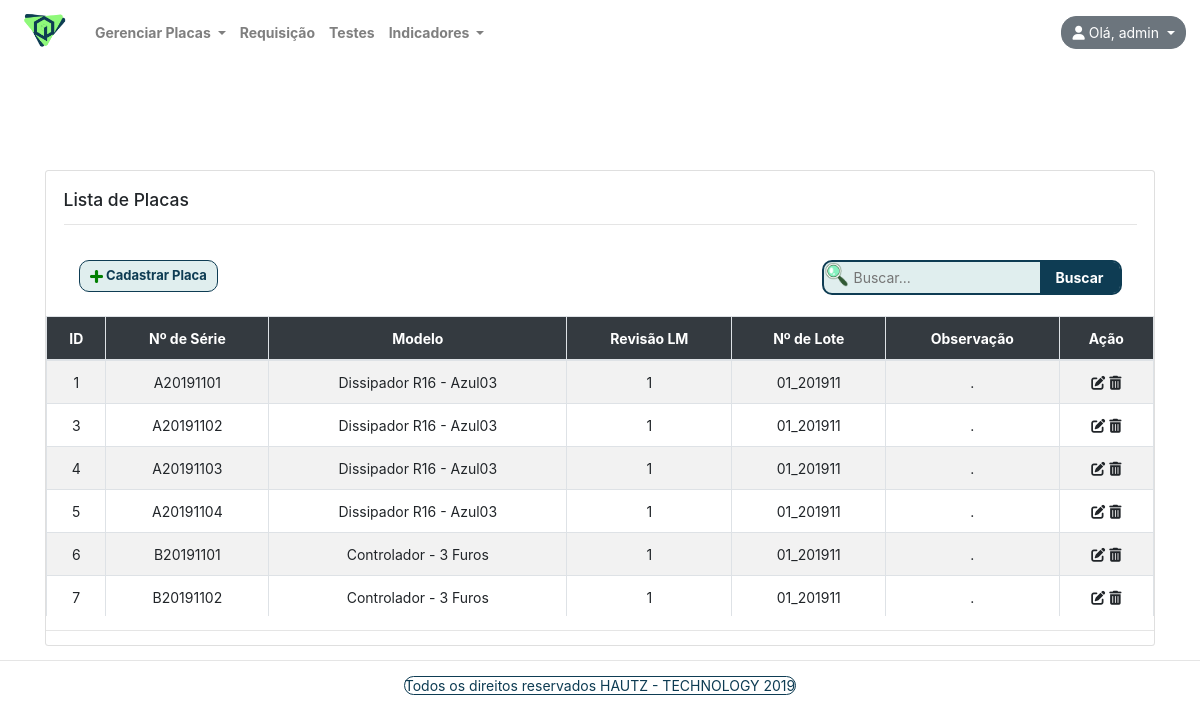
/placas/lista-placa/ (signed in), run on the app's committed database.
### contas/models/usuario.py (models this page shows, shortened)
class Usuario(AbstractBaseUser):
    username = models.CharField(
        "Nome de Usuário",
        max_length=120,
        unique=True
    )
    data_expiracao = models.DateField(
        "Data Expiração",
        null=True
    )
    tipo = models.CharField(
        "Tipo de Usuário",
        max_length=1,
        choices = TIPOS
    )
    objects = UsuarioManager()
    USERNAME_FIELD =  'username'
    REQUIRED_FIELDS = []
    def __str__(self):
        return self.username
    class Meta:
        db_table = 'USUARIO'

### placas/models/cadastro_placas.py (models this page shows, shortened)
class Cadastro_placas(models.Model):
    Numero_serie = models.CharField(
        'Número de série',
        max_length=120,
        unique=True
    )
    Modelo = models.ForeignKey(
        'placas.modelo_placas',
        related_name='modelo_placas_modelo',
        on_delete = models.PROTECT,
        null = True,
        limit_choices_to= {'Ativo': True} #Limita somente a modelos ativos
    )
    Revisao_lm = models.IntegerField(
        'Revisao LM'
    )
    Lote_numero = models.ForeignKey(
            'placas.cadastro_lote',
            related_name='Lote_numero_lote',
            on_delete = models.PROTECT,
            null=True,
            limit_choices_to= {'Ativo': True} #Limita somente a modelos ativos
        )
    Observacao = models.TextField(
        'Observação',
        blank=True
    )
    Ativo = models.BooleanField(
        'Placa Ativa',
        default=True
    )
    class Meta:
        db_table = 'CADASTRO_PLACAS'
        constraints = [
            models.UniqueConstraint(fields=['Numero_serie'], name="Constraint_placas")
        ]

### placas/models/modelo_placas.py (models this page shows)
class Modelo_placas(models.Model):
    Modelo = models.CharField(
        'modelo',
        max_length=120
    )
    Descricao = models.CharField(
        'Descrição',
        max_length=200
    )
    Ativo = models.BooleanField(
        'Modelo Ativo',
        default=True
    )
    def __str__(self):
        return '{} - {}'.format(self.Modelo, self.Descricao)
    class Meta:
        db_table = 'MODELO_PLACAS'
        constraints = [
            models.UniqueConstraint(fields=['Modelo', 'Descricao'], name="Constraint_modelo")
        ]

### placas/models/cadastro_lote.py (models this page shows)
class Cadastro_lote(models.Model):
    Lote_numero = models.CharField(
        'Numero do lote',
        max_length=50,
        null=False
    )
    Ativo = models.BooleanField(
        'Lote Ativo',
        default=True
    )
    def __str__(self):
        return self.Lote_numero
    class Meta:
        db_table = 'CADASTRO_LOTE'
        constraints = [
            models.UniqueConstraint(fields=['Lote_numero'], name="Constraint_lote")
        ]

### placas/views.py (the view)
# urls.py: path('lista-placa/', views.lista_placa, name="lista-placa"),
@login_required
def lista_placa(request, id=None):
    pesquisa = request.GET.get("pesquisa", None)
    if pesquisa:
        list_placa = Cadastro_placas.objects.all()
        list_placa = list_placa.filter(
            Q(Numero_serie__icontains=pesquisa) |
            Q(Observacao__icontains=pesquisa) |
            Q(Modelo__Modelo__icontains=pesquisa)
            )  # Icontains é como se fosse um like%% do SQL
    else:
        list_placa = Cadastro_placas.objects.all()
    context = {
        'list_placa': list_placa
    }
    return render(request, "placas/lista-placa.html", context)

### indicadores/context_processors.py (called while the page is built)
def menu_indicadores(requets):
    return {
        "Menu_indicadores": Menu_indicadores.objects.all()
    }

### placas/context_processors.py (called while the page is built)
def menu_placas(requets):
    return {
        "Menu_placas": Menu_placas.objects.all()
    }

### testes/context_processors.py (called while the page is built)
def menu_testes(requets):
    return {
        "lista_testes": Menu_testes.objects.all()
    }

### placas/templates/placas/lista-placa.html (shortened to what this page needs)
{% extends "base.html" %}
{% load static %}
{% load crispy_forms_tags %}
{% block conteudo %}
<div class="container">
  <div class="row">
    <div class="col-lg-12 col-md-12 col-sm-12 col-xs-12">
      <div class="card">
        <div class="card-body">
          <h5 class="card-title">Lista de Placas</h5>
          <hr /></br>
          <div class="container">
            <a href="{% url 'placas:cadastrar-placa' %}" class="btn btn-success mb-2 btn-personal">
              <img src="{% static 'placas/images/acrescer-png.png' %}" width=13> Cadastrar Placa
            </a>
            <form class="form-inline float-lg-right">
              <div class="divBusca ">
                <img class="divBuscaimg " src="{% static 'images/lupa2.png' %}" alt="Buscar" width="25" />
                <input type="text" class="txtBusca embed-responsive" name="pesquisa" id="txtBusca"
                  placeholder="Buscar..." />
                <button type="submit" id="btnBusca" class="btnBusca embed-responsive">Buscar</button>
              </div>
            </form>
          </div>
        </div>
        {% if list_placa|length > 0 %}
        <div style="overflow: auto; height: 300px">
          <table class="table table-striped table-bordered table-hover" role="grid"
            aria-describedby="dynamic-table_info">
            <thead class="bg-dark text-white">
              <tr class="text-center">
                <th>ID</th>
                <th>Nº de Série</th>
                <th>Modelo</th>
                <th>Revisão LM</th>
                <th>Nº de Lote </th>
                <th>Observação</th>
                <th>Ação</th>
              </tr>
            </thead>
            <tbody>
              {% for placa in list_placa %}
              <tr class="text-center">
                <td>{{ placa.id }}</td>
                <td>{{ placa.Numero_serie }} </td>
                <td>{{ placa.Modelo }} </td>
                <td>{{ placa.Revisao_lm }} </td>
                <td>{{ placa.Lote_numero }} </td>
                <td>{{ placa.Observacao }}</td>
                <td>
                  <a alt="Editar" href="{% url 'placas:atualiza-placa' placa.id %}" class="fas fa-edit"></a>
                  <a alt="Excluir" class="fas fa-trash-alt" href="{% url 'placas:excluir-placa' placa.id %}"></a>
                </td>
              </tr>
              {% endfor %}
            </tbody>
          </table>
        </div>
        {% else %}
        <div class="text-center mt-5 mb-5 jumbotron">
          <h5>Nenhuma <code>placa</code> cadastrada ainda </br>ou a pesquisa não retornou resultado.</h5>
        </div>
        {% endif %}
        <hr />
      </div>
    </div>
  </div>
</div>
</div>
</div>
{% endblock conteudo %}

### core/templates/base.html (shortened to what this page needs)
{% load static %}
<!DOCTYPE html>
<html lang="pt-br">
<head>
    <link rel="stylesheet" href="https://stackpath.bootstrapcdn.com/bootstrap/4.3.1/css/bootstrap.min.css"
>
    <link rel="stylesheet"href="//maxcdn.bootstrapcdn.com/font-awesome/4.3.0/css/font-awesome.min.css">
    <link rel="stylesheet" type="text/css" href="{% static 'css/personal.css' %}" />
</head>
<header>
    <body class="css-body">
        <nav class="navbar navbar-expand-sm navbar-light font-weight-bold bg-transparent">
            <a class="navbar-brand" href="{% url 'core:home' %}">
                <img src="{% static 'logo_genesisq.png' %}" width="60" />
            </a>
            {% if user.is_authenticated %}
            <div class="collapse navbar-collapse" id="navbarSupportedContent">
                <ul class="navbar-nav mr-auto">
                    <li class="nav-item dropdown ">
                        <a class="nav-link dropdown-toggle" href="#" id="navbarDropdown" role="button"
                            data-toggle="dropdown" aria-haspopup="true" aria-expanded="false">
                            Gerenciar Placas
                        </a>
                    </li>
                    <li class="nav-item">
                        <a class="nav-link" href="{% url 'requisicao:requisicao' %}">Requisição</a>
                    </li>
                    <li class="nav-item">
                        <a class="nav-link" href="{% url 'testes:lista-itens-teste' %}">Testes</a>
                    </li>
                    <li class="nav-item dropdown">
                        <a class="nav-link dropdown-toggle" href="#" id="navbarDropdown" role="button"
                            data-toggle="dropdown" aria-haspopup="true" aria-expanded="false">
                            Indicadores
                        </a>
                    </li>
                </ul>
                <div class="dropdown">
                    <button class="btn btn-secondary dropdown-toggle" type="button" id="dropdownMenuButton"
                        data-toggle="dropdown" aria-haspopup="true" aria-expanded="false" style="border-radius: 15px;">
                        <i class="fas fa-user " alt="foto do usuário"></i>
                        Olá, {{ user }}
                        </a></button>
                </div>
                {% else %}
                <a class="navbar-brand" href="{% url 'core:home' %}">GenesisQ</a>
                <ul class="navbar-nav ml-auto">
                    <a role="button" href="{% url 'core:entrar' %}" class="btn btn btn-success">Entrar</a>
                </ul>
                {% endif %}
        </nav>
</header>
<main>
    <div class="container-fluid">
        <div class="row">
            {% block conteudo %}
            {% endblock conteudo %}
</main>
</body>
<footer class="text-center">
    <hr />
    <a class="bg-text-blue"> Todos os direitos reservados HAUTZ - TECHNOLOGY 2019 </a>
</footer>
</html>

### core/static/css/personal.css (style rules this page uses)
a { color: inherit; }
footer { color: rgb(14, 60, 83); }
.bg-text-blue { background: white; border-radius: 10px; border: solid 1px rgb(14, 60, 83);v }
.btn-personal { text-align: center; float: left; position: relative; border-radius: 10px; border-color: rgb(14, 60, 83); color: rgb(14, 60, 83); background-color: #E0EEEE; font-weight: bold; justify-content: center; align-items: center; font-size: 13px }
body { background-size: cover; background-repeat: no-repeat; background-position: top; position: relative; background-attachment: fixed; overflow: auto; }
html { font-size: 14px; }
.divBusca { background-color: #E0EEEE; border: solid 2px rgb(14, 60, 83); border-radius: 10px; width: 300px; height: 35px; }
.txtBusca { float: left; background-color: transparent; padding-left: 5px; font-size: 14px; border: none; height: 32px; width: 191px; }
.btnBusca { border: none; float: left; height: 31px; border-radius: 0 7px 7px 0; width: 80px; font-weight: bold; background: rgb(14, 60, 83); color: white; }
.divBuscaimg { float: left; }

### data on the page
Usuario: username "admin"
Cadastro_placas: id "1", Numero_serie "A20191101", Modelo "Dissipador R16 - Azul03", Revisao_lm "1", Lote_numero "01_201911", Observacao "."
Cadastro_placas: id "3", Numero_serie "A20191102", Modelo "Dissipador R16 - Azul03", Revisao_lm "1", Lote_numero "01_201911", Observacao "."
Cadastro_placas: id "4", Numero_serie "A20191103", Modelo "Dissipador R16 - Azul03", Revisao_lm "1", Lote_numero "01_201911", Observacao "."
Cadastro_placas: id "5", Numero_serie "A20191104", Modelo "Dissipador R16 - Azul03", Revisao_lm "1", Lote_numero "01_201911", Observacao "."
Cadastro_placas: id "6", Numero_serie "B20191101", Modelo "Controlador - 3 Furos", Revisao_lm "1", Lote_numero "01_201911", Observacao "."
Cadastro_placas: id "7", Numero_serie "B20191102", Modelo "Controlador - 3 Furos", Revisao_lm "1", Lote_numero "01_201911", Observacao "."
